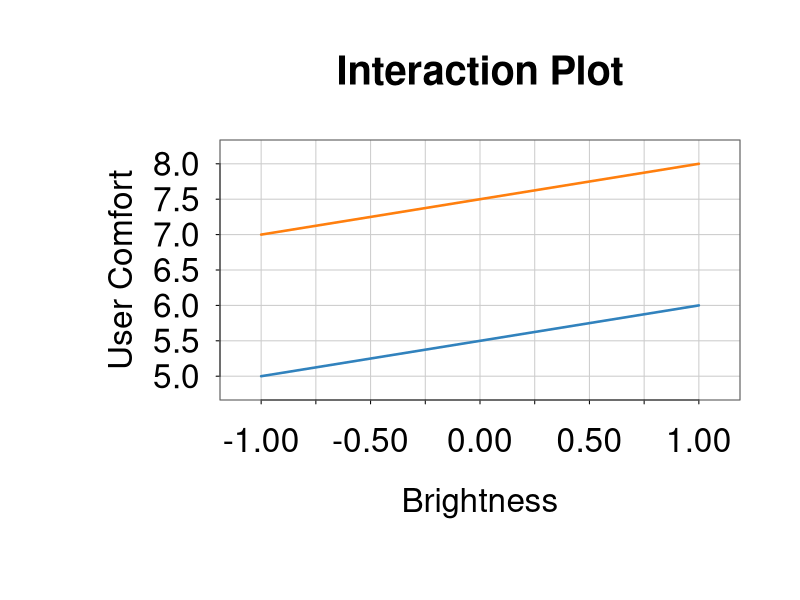

This figure's R source:
## ---- chunk 1
par(
  mar = c(5, 5.5, 3.5, 1.5), 
  family = "sans", 
  cex = 2, 
  cex.lab = 1, 
  cex.axis = 1,
  mgp = c(2, 0.5, 0)
)

x_ticks <- seq(-1, 1, by = 0.25)
y_ticks <- seq(5, 8, by = 0.5)

plot(NA, xlim = c(-1.1, 1.1), ylim = c(4.8, 8.2), axes = FALSE,
     xlab = "Brightness", ylab = "User Comfort", main = "Interaction Plot")

abline(v = x_ticks, col = "gray80")
abline(h = y_ticks, col = "gray80")

lines(c(-1, 1), c(5, 6), col = "#3182bd", lwd = 2.5)
lines(c(-1, 1), c(7, 8), col = "#ff7f0e", lwd = 2.5)

axis(1, at = x_ticks, labels = sprintf("%.2f", x_ticks), tck = -0.015)
axis(2, at = y_ticks, labels = sprintf("%.1f", y_ticks), las = 1, tck = -0.015)
box(col = "gray40", lwd = 1.2)
